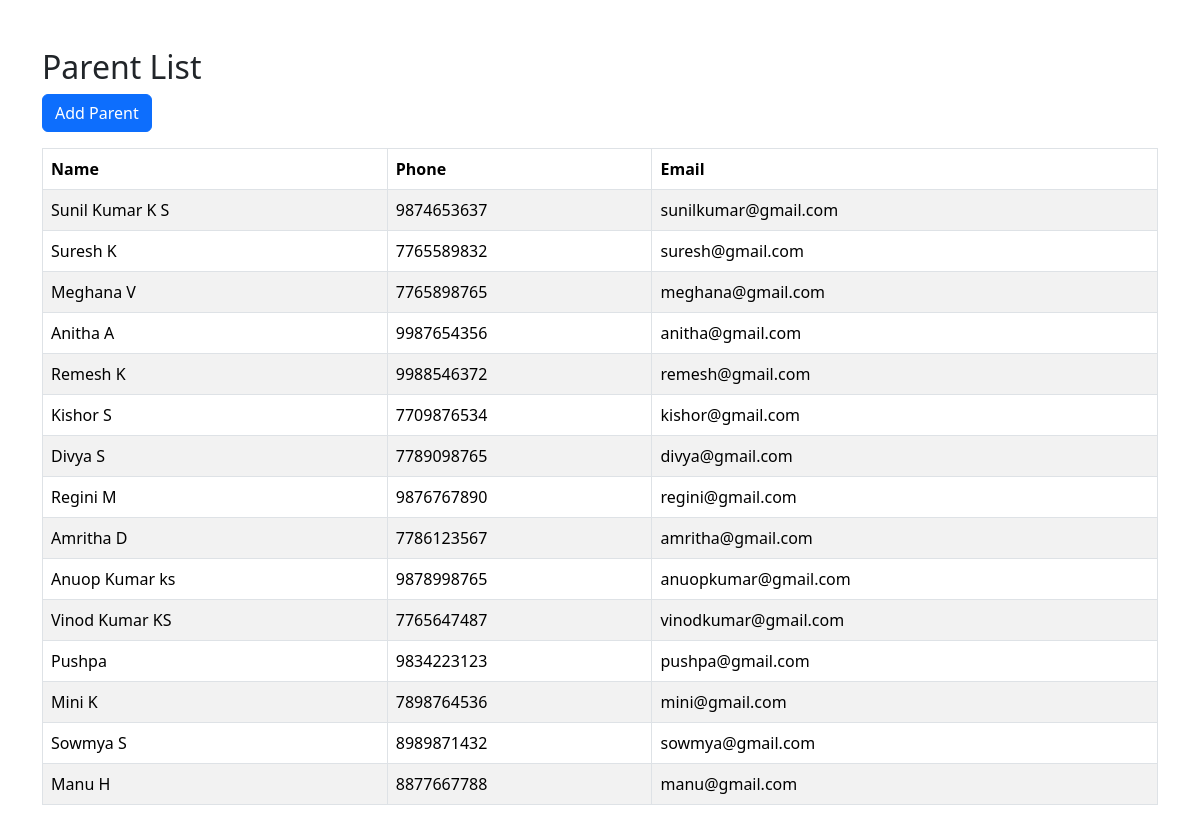
The page /parents/list/ on the database its author committed.
### parents/models.py (models this page shows, shortened)
class Parent(models.Model):
    name = models.CharField(max_length=100)
    phone = models.CharField(max_length=15)
    email = models.EmailField()

### parents/views.py (the view)
# urls.py: path('list/', views.parent_list, name='parent_list'),
def parent_list(request):
    parents = Parent.objects.all()
    return render(request, 'parents/parent_list.html', {
        'parents': parents
    })

### parents/templates/parents/parent_list.html (shortened to what this page needs)
<!DOCTYPE html>
<html>
<head>
    <link href="https://cdn.jsdelivr.net/npm/bootstrap@5.3.3/dist/css/bootstrap.min.css" rel="stylesheet">
</head>
<body>
<div class="container mt-5">
    <h2>Parent List</h2>
    <a href="/parents/add-parent/" class="btn btn-primary mb-3">
        Add Parent
    </a>
    <table class="table table-bordered table-striped">
        <thead>
            <tr>
                <th>Name</th>
                <th>Phone</th>
                <th>Email</th>
            </tr>
        </thead>
        <tbody>
        {% for parent in parents %}
        <tr>
            <td>{{ parent.name }}</td>
            <td>{{ parent.phone }}</td>
            <td>{{ parent.email }}</td>
        </tr>
        {% empty %}
        <tr>
            <td colspan="3" class="text-center">
                No Parents Found
            </td>
        </tr>
        {% endfor %}
        </tbody>
    </table>
</div>
</body>
</html>

### rows shown on the page
Parent: name "Sunil Kumar K S", phone "9874653637", email "sunilkumar@gmail.com"
Parent: name "Suresh K", phone "7765589832", email "suresh@gmail.com"
Parent: name "Meghana V", phone "7765898765", email "meghana@gmail.com"
Parent: name "Anitha A", phone "9987654356", email "anitha@gmail.com"
Parent: name "Remesh K", phone "9988546372", email "remesh@gmail.com"
Parent: name "Kishor S", phone "7709876534", email "kishor@gmail.com"
Parent: name "Divya S", phone "7789098765", email "divya@gmail.com"
Parent: name "Regini M", phone "9876767890", email "regini@gmail.com"
Parent: name "Amritha D", phone "7786123567", email "amritha@gmail.com"
Parent: name "Anuop Kumar ks", phone "9878998765", email "anuopkumar@gmail.com"
Parent: name "Vinod Kumar KS", phone "7765647487", email "vinodkumar@gmail.com"
Parent: name "Pushpa", phone "9834223123", email "pushpa@gmail.com"
Parent: name "Mini K", phone "7898764536", email "mini@gmail.com"
Parent: name "Sowmya S", phone "8989871432", email "sowmya@gmail.com"
Parent: name "Manu H", phone "8877667788", email "manu@gmail.com"
